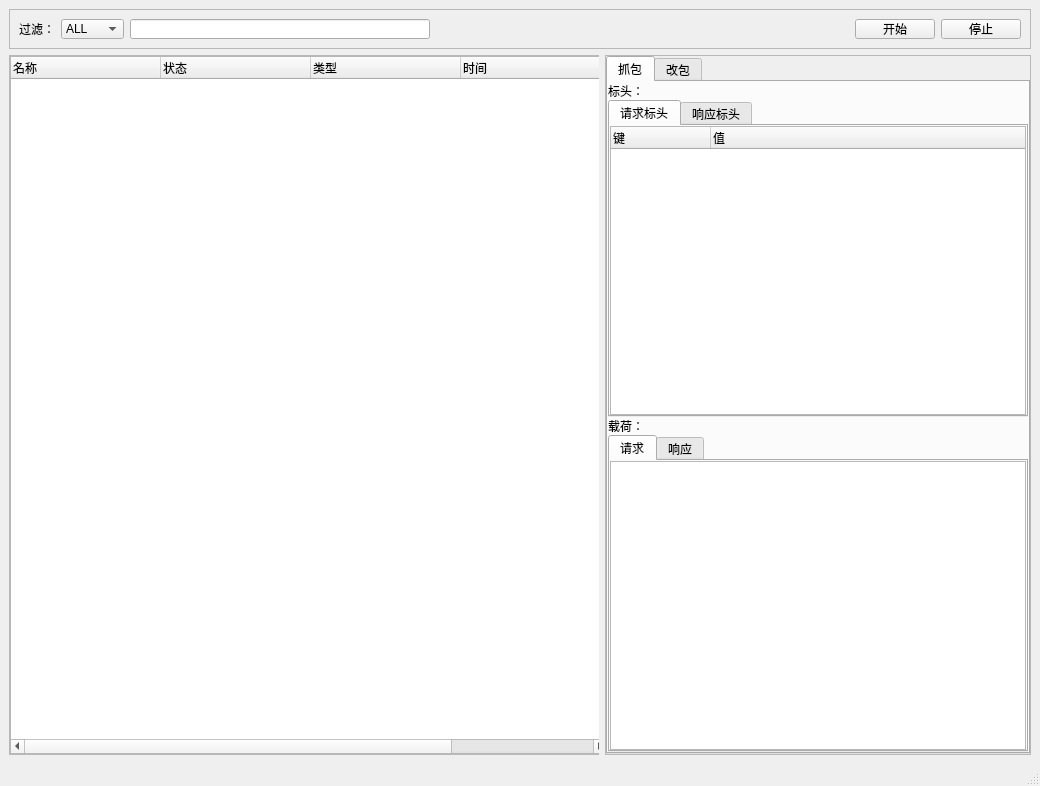
<?xml version="1.0" encoding="UTF-8"?>
<ui version="4.0">
 <class>MainWindow</class>
 <widget class="QMainWindow" name="MainWindow">
  <property name="geometry">
   <rect>
    <x>0</x>
    <y>0</y>
    <width>1040</width>
    <height>786</height>
   </rect>
  </property>
  <property name="minimumSize">
   <size>
    <width>700</width>
    <height>0</height>
   </size>
  </property>
  <property name="windowTitle">
   <string>Hagent</string>
  </property>
  <property name="windowIcon">
   <iconset>
    <normaloff>C:/Users/Lenovo/.designer/backup/source/Jack.ico</normaloff>C:/Users/Lenovo/.designer/backup/source/Jack.ico</iconset>
  </property>
  <property name="styleSheet">
   <string notr="true"/>
  </property>
  <widget class="QWidget" name="centralwidget">
   <layout class="QGridLayout" name="gridLayout_2">
    <item row="0" column="0">
     <layout class="QGridLayout" name="gridLayout">
      <item row="1" column="0">
       <widget class="QFrame" name="frame_2">
        <property name="minimumSize">
         <size>
          <width>0</width>
          <height>0</height>
         </size>
        </property>
        <property name="maximumSize">
         <size>
          <width>16777215</width>
          <height>16777215</height>
         </size>
        </property>
        <property name="frameShape">
         <enum>QFrame::StyledPanel</enum>
        </property>
        <property name="frameShadow">
         <enum>QFrame::Raised</enum>
        </property>
        <layout class="QGridLayout" name="gridLayout_3">
         <property name="leftMargin">
          <number>0</number>
         </property>
         <property name="topMargin">
          <number>0</number>
         </property>
         <property name="rightMargin">
          <number>0</number>
         </property>
         <property name="bottomMargin">
          <number>0</number>
         </property>
         <property name="spacing">
          <number>0</number>
         </property>
         <item row="0" column="0">
          <widget class="QTableWidget" name="tableWidget">
           <property name="sizePolicy">
            <sizepolicy hsizetype="Fixed" vsizetype="Expanding">
             <horstretch>0</horstretch>
             <verstretch>0</verstretch>
            </sizepolicy>
           </property>
           <property name="minimumSize">
            <size>
             <width>598</width>
             <height>0</height>
            </size>
           </property>
           <property name="maximumSize">
            <size>
             <width>598</width>
             <height>16777215</height>
            </size>
           </property>
           <property name="styleSheet">
            <string notr="true"/>
           </property>
           <property name="dragEnabled">
            <bool>false</bool>
           </property>
           <property name="selectionBehavior">
            <enum>QAbstractItemView::SelectRows</enum>
           </property>
           <attribute name="horizontalHeaderVisible">
            <bool>true</bool>
           </attribute>
           <attribute name="horizontalHeaderCascadingSectionResizes">
            <bool>false</bool>
           </attribute>
           <attribute name="horizontalHeaderMinimumSectionSize">
            <number>25</number>
           </attribute>
           <attribute name="horizontalHeaderDefaultSectionSize">
            <number>150</number>
           </attribute>
           <attribute name="verticalHeaderVisible">
            <bool>false</bool>
           </attribute>
           <column>
            <property name="text">
             <string>名称</string>
            </property>
            <property name="textAlignment">
             <set>AlignLeading|AlignVCenter</set>
            </property>
           </column>
           <column>
            <property name="text">
             <string>状态</string>
            </property>
            <property name="textAlignment">
             <set>AlignLeading|AlignVCenter</set>
            </property>
           </column>
           <column>
            <property name="text">
             <string>类型</string>
            </property>
            <property name="textAlignment">
             <set>AlignLeading|AlignVCenter</set>
            </property>
           </column>
           <column>
            <property name="text">
             <string>时间</string>
            </property>
            <property name="textAlignment">
             <set>AlignLeading|AlignVCenter</set>
            </property>
           </column>
          </widget>
         </item>
        </layout>
       </widget>
      </item>
      <item row="1" column="1">
       <widget class="QFrame" name="frame_3">
        <property name="frameShape">
         <enum>QFrame::StyledPanel</enum>
        </property>
        <property name="frameShadow">
         <enum>QFrame::Raised</enum>
        </property>
        <layout class="QGridLayout" name="gridLayout_4">
         <property name="leftMargin">
          <number>0</number>
         </property>
         <property name="topMargin">
          <number>0</number>
         </property>
         <property name="rightMargin">
          <number>0</number>
         </property>
         <property name="bottomMargin">
          <number>0</number>
         </property>
         <property name="spacing">
          <number>0</number>
         </property>
         <item row="0" column="0">
          <widget class="QTabWidget" name="tabWidget_3">
           <property name="currentIndex">
            <number>0</number>
           </property>
           <widget class="QWidget" name="tab">
            <attribute name="title">
             <string>抓包</string>
            </attribute>
            <layout class="QGridLayout" name="gridLayout_5">
             <property name="leftMargin">
              <number>0</number>
             </property>
             <property name="topMargin">
              <number>0</number>
             </property>
             <property name="rightMargin">
              <number>0</number>
             </property>
             <property name="bottomMargin">
              <number>0</number>
             </property>
             <property name="spacing">
              <number>0</number>
             </property>
             <item row="0" column="0">
              <widget class="QLabel" name="label_2">
               <property name="text">
                <string>标头：</string>
               </property>
              </widget>
             </item>
             <item row="1" column="0">
              <widget class="QTabWidget" name="tabWidget">
               <property name="currentIndex">
                <number>0</number>
               </property>
               <widget class="QWidget" name="tab_2">
                <attribute name="title">
                 <string>请求标头</string>
                </attribute>
                <layout class="QGridLayout" name="gridLayout_7">
                 <property name="leftMargin">
                  <number>0</number>
                 </property>
                 <property name="topMargin">
                  <number>0</number>
                 </property>
                 <property name="rightMargin">
                  <number>0</number>
                 </property>
                 <property name="bottomMargin">
                  <number>0</number>
                 </property>
                 <property name="spacing">
                  <number>0</number>
                 </property>
                 <item row="0" column="0">
                  <widget class="QTreeWidget" name="treeWidget">
                   <column>
                    <property name="text">
                     <string>键</string>
                    </property>
                   </column>
                   <column>
                    <property name="text">
                     <string>值</string>
                    </property>
                   </column>
                  </widget>
                 </item>
                </layout>
               </widget>
               <widget class="QWidget" name="tab_3">
                <attribute name="title">
                 <string>响应标头</string>
                </attribute>
                <layout class="QGridLayout" name="gridLayout_8">
                 <property name="leftMargin">
                  <number>0</number>
                 </property>
                 <property name="topMargin">
                  <number>0</number>
                 </property>
                 <property name="rightMargin">
                  <number>0</number>
                 </property>
                 <property name="bottomMargin">
                  <number>0</number>
                 </property>
                 <property name="spacing">
                  <number>0</number>
                 </property>
                 <item row="0" column="0">
                  <widget class="QTreeWidget" name="treeWidget_2">
                   <column>
                    <property name="text">
                     <string>键</string>
                    </property>
                   </column>
                   <column>
                    <property name="text">
                     <string>值</string>
                    </property>
                   </column>
                  </widget>
                 </item>
                </layout>
               </widget>
              </widget>
             </item>
             <item row="2" column="0">
              <widget class="QLabel" name="label_3">
               <property name="text">
                <string>载荷：</string>
               </property>
              </widget>
             </item>
             <item row="3" column="0">
              <widget class="QTabWidget" name="tabWidget_2">
               <property name="currentIndex">
                <number>0</number>
               </property>
               <widget class="QWidget" name="tab_4">
                <attribute name="title">
                 <string>请求</string>
                </attribute>
                <layout class="QGridLayout" name="gridLayout_9">
                 <property name="leftMargin">
                  <number>0</number>
                 </property>
                 <property name="topMargin">
                  <number>0</number>
                 </property>
                 <property name="rightMargin">
                  <number>0</number>
                 </property>
                 <property name="bottomMargin">
                  <number>0</number>
                 </property>
                 <property name="spacing">
                  <number>0</number>
                 </property>
                 <item row="0" column="0">
                  <widget class="QTextEdit" name="textEdit"/>
                 </item>
                </layout>
               </widget>
               <widget class="QWidget" name="tab_6">
                <attribute name="title">
                 <string>响应</string>
                </attribute>
                <layout class="QGridLayout" name="gridLayout_10">
                 <property name="leftMargin">
                  <number>0</number>
                 </property>
                 <property name="topMargin">
                  <number>0</number>
                 </property>
                 <property name="rightMargin">
                  <number>0</number>
                 </property>
                 <property name="bottomMargin">
                  <number>0</number>
                 </property>
                 <property name="spacing">
                  <number>0</number>
                 </property>
                 <item row="0" column="0">
                  <widget class="QTextEdit" name="textEdit_2"/>
                 </item>
                </layout>
               </widget>
              </widget>
             </item>
            </layout>
           </widget>
           <widget class="QWidget" name="tab_5">
            <attribute name="title">
             <string>改包</string>
            </attribute>
            <layout class="QGridLayout" name="gridLayout_11">
             <item row="0" column="0">
              <widget class="QGroupBox" name="groupBox_2">
               <property name="title">
                <string>接口</string>
               </property>
               <layout class="QGridLayout" name="gridLayout_12">
                <item row="0" column="0">
                 <layout class="QHBoxLayout" name="horizontalLayout_3">
                  <item>
                   <widget class="QLabel" name="label_4">
                    <property name="text">
                     <string>URL：</string>
                    </property>
                   </widget>
                  </item>
                  <item>
                   <widget class="QLineEdit" name="lineEdit_2">
                    <property name="minimumSize">
                     <size>
                      <width>250</width>
                      <height>0</height>
                     </size>
                    </property>
                    <property name="maximumSize">
                     <size>
                      <width>400</width>
                      <height>16777215</height>
                     </size>
                    </property>
                    <property name="layoutDirection">
                     <enum>Qt::LeftToRight</enum>
                    </property>
                   </widget>
                  </item>
                 </layout>
                </item>
                <item row="0" column="1">
                 <spacer name="horizontalSpacer_2">
                  <property name="orientation">
                   <enum>Qt::Horizontal</enum>
                  </property>
                  <property name="sizeHint" stdset="0">
                   <size>
                    <width>40</width>
                    <height>20</height>
                   </size>
                  </property>
                 </spacer>
                </item>
                <item row="0" column="2">
                 <widget class="QPushButton" name="pushButton_2">
                  <property name="text">
                   <string>应用</string>
                  </property>
                 </widget>
                </item>
                <item row="1" column="0">
                 <layout class="QHBoxLayout" name="horizontalLayout_4">
                  <item>
                   <widget class="QLabel" name="label_5">
                    <property name="text">
                     <string>TYPE：</string>
                    </property>
                   </widget>
                  </item>
                  <item>
                   <widget class="QRadioButton" name="radioButton">
                    <property name="text">
                     <string>POST</string>
                    </property>
                    <property name="checked">
                     <bool>true</bool>
                    </property>
                   </widget>
                  </item>
                  <item>
                   <widget class="QRadioButton" name="radioButton_2">
                    <property name="text">
                     <string>GET</string>
                    </property>
                   </widget>
                  </item>
                 </layout>
                </item>
                <item row="2" column="0">
                 <layout class="QHBoxLayout" name="horizontalLayout_5">
                  <item>
                   <widget class="QLabel" name="label_6">
                    <property name="text">
                     <string>STATUS CODE：</string>
                    </property>
                   </widget>
                  </item>
                  <item>
                   <widget class="QLineEdit" name="lineEdit_3">
                    <property name="inputMethodHints">
                     <set>Qt::ImhNone</set>
                    </property>
                   </widget>
                  </item>
                 </layout>
                </item>
               </layout>
              </widget>
             </item>
             <item row="1" column="0">
              <widget class="QGroupBox" name="groupBox">
               <property name="minimumSize">
                <size>
                 <width>0</width>
                 <height>0</height>
                </size>
               </property>
               <property name="title">
                <string>操作</string>
               </property>
               <layout class="QVBoxLayout" name="verticalLayout">
                <item>
                 <layout class="QHBoxLayout" name="horizontalLayout_2">
                  <item>
                   <widget class="QCheckBox" name="checkBox_4">
                    <property name="maximumSize">
                     <size>
                      <width>100</width>
                      <height>16777215</height>
                     </size>
                    </property>
                    <property name="text">
                     <string>修改响应体</string>
                    </property>
                   </widget>
                  </item>
                  <item>
                   <widget class="QCheckBox" name="checkBox_3">
                    <property name="maximumSize">
                     <size>
                      <width>100</width>
                      <height>16777215</height>
                     </size>
                    </property>
                    <property name="text">
                     <string>修改响应头</string>
                    </property>
                   </widget>
                  </item>
                  <item>
                   <widget class="QCheckBox" name="checkBox_2">
                    <property name="maximumSize">
                     <size>
                      <width>100</width>
                      <height>16777215</height>
                     </size>
                    </property>
                    <property name="text">
                     <string>修改请求体</string>
                    </property>
                   </widget>
                  </item>
                  <item>
                   <widget class="QCheckBox" name="checkBox">
                    <property name="text">
                     <string>修改请求头</string>
                    </property>
                   </widget>
                  </item>
                  <item>
                   <spacer name="horizontalSpacer_3">
                    <property name="orientation">
                     <enum>Qt::Horizontal</enum>
                    </property>
                    <property name="sizeHint" stdset="0">
                     <size>
                      <width>40</width>
                      <height>20</height>
                     </size>
                    </property>
                   </spacer>
                  </item>
                 </layout>
                </item>
                <item>
                 <widget class="QTabWidget" name="tabWidget_4">
                  <property name="currentIndex">
                   <number>0</number>
                  </property>
                  <widget class="QWidget" name="tab_7">
                   <attribute name="title">
                    <string>响应体</string>
                   </attribute>
                   <layout class="QGridLayout" name="gridLayout_13">
                    <property name="leftMargin">
                     <number>0</number>
                    </property>
                    <property name="topMargin">
                     <number>0</number>
                    </property>
                    <property name="rightMargin">
                     <number>0</number>
                    </property>
                    <property name="bottomMargin">
                     <number>0</number>
                    </property>
                    <property name="spacing">
                     <number>0</number>
                    </property>
                    <item row="0" column="0">
                     <widget class="QTextEdit" name="textEdit_3"/>
                    </item>
                   </layout>
                  </widget>
                  <widget class="QWidget" name="tab_8">
                   <attribute name="title">
                    <string>响应头</string>
                   </attribute>
                   <layout class="QGridLayout" name="gridLayout_14">
                    <property name="leftMargin">
                     <number>0</number>
                    </property>
                    <property name="topMargin">
                     <number>0</number>
                    </property>
                    <property name="rightMargin">
                     <number>0</number>
                    </property>
                    <property name="bottomMargin">
                     <number>0</number>
                    </property>
                    <property name="spacing">
                     <number>0</number>
                    </property>
                    <item row="0" column="0">
                     <widget class="QTextEdit" name="textEdit_4"/>
                    </item>
                   </layout>
                  </widget>
                  <widget class="QWidget" name="tab_9">
                   <attribute name="title">
                    <string>请求体</string>
                   </attribute>
                   <layout class="QGridLayout" name="gridLayout_15">
                    <property name="leftMargin">
                     <number>0</number>
                    </property>
                    <property name="topMargin">
                     <number>0</number>
                    </property>
                    <property name="rightMargin">
                     <number>0</number>
                    </property>
                    <property name="bottomMargin">
                     <number>0</number>
                    </property>
                    <property name="spacing">
                     <number>0</number>
                    </property>
                    <item row="0" column="0">
                     <widget class="QTextEdit" name="textEdit_5"/>
                    </item>
                   </layout>
                  </widget>
                  <widget class="QWidget" name="tab_10">
                   <attribute name="title">
                    <string>请求头</string>
                   </attribute>
                   <layout class="QGridLayout" name="gridLayout_16">
                    <property name="leftMargin">
                     <number>0</number>
                    </property>
                    <property name="topMargin">
                     <number>0</number>
                    </property>
                    <property name="rightMargin">
                     <number>0</number>
                    </property>
                    <property name="bottomMargin">
                     <number>0</number>
                    </property>
                    <property name="spacing">
                     <number>0</number>
                    </property>
                    <item row="0" column="0">
                     <widget class="QTextEdit" name="textEdit_6"/>
                    </item>
                   </layout>
                  </widget>
                 </widget>
                </item>
               </layout>
              </widget>
             </item>
            </layout>
           </widget>
          </widget>
         </item>
        </layout>
       </widget>
      </item>
      <item row="0" column="0" colspan="2">
       <widget class="QFrame" name="frame">
        <property name="minimumSize">
         <size>
          <width>0</width>
          <height>40</height>
         </size>
        </property>
        <property name="maximumSize">
         <size>
          <width>16777215</width>
          <height>40</height>
         </size>
        </property>
        <property name="frameShape">
         <enum>QFrame::StyledPanel</enum>
        </property>
        <property name="frameShadow">
         <enum>QFrame::Raised</enum>
        </property>
        <layout class="QGridLayout" name="gridLayout_6">
         <item row="0" column="0">
          <layout class="QHBoxLayout" name="horizontalLayout">
           <item>
            <widget class="QLabel" name="label">
             <property name="text">
              <string>过滤：</string>
             </property>
            </widget>
           </item>
           <item>
            <widget class="QComboBox" name="comboBox">
             <item>
              <property name="text">
               <string>ALL</string>
              </property>
             </item>
             <item>
              <property name="text">
               <string>POST</string>
              </property>
             </item>
             <item>
              <property name="text">
               <string>GET</string>
              </property>
             </item>
            </widget>
           </item>
           <item>
            <widget class="QLineEdit" name="lineEdit">
             <property name="sizePolicy">
              <sizepolicy hsizetype="Expanding" vsizetype="Expanding">
               <horstretch>0</horstretch>
               <verstretch>0</verstretch>
              </sizepolicy>
             </property>
             <property name="maximumSize">
              <size>
               <width>300</width>
               <height>16777215</height>
              </size>
             </property>
            </widget>
           </item>
           <item>
            <spacer name="horizontalSpacer">
             <property name="orientation">
              <enum>Qt::Horizontal</enum>
             </property>
             <property name="sizeHint" stdset="0">
              <size>
               <width>418</width>
               <height>20</height>
              </size>
             </property>
            </spacer>
           </item>
           <item>
            <widget class="QPushButton" name="pushButton_3">
             <property name="text">
              <string>开始</string>
             </property>
            </widget>
           </item>
           <item>
            <widget class="QPushButton" name="pushButton">
             <property name="text">
              <string>停止</string>
             </property>
            </widget>
           </item>
          </layout>
         </item>
        </layout>
       </widget>
      </item>
     </layout>
    </item>
   </layout>
  </widget>
  <widget class="QMenuBar" name="menubar">
   <property name="geometry">
    <rect>
     <x>0</x>
     <y>0</y>
     <width>1040</width>
     <height>23</height>
    </rect>
   </property>
  </widget>
  <widget class="QStatusBar" name="statusbar"/>
 </widget>
 <resources/>
 <connections/>
</ui>
